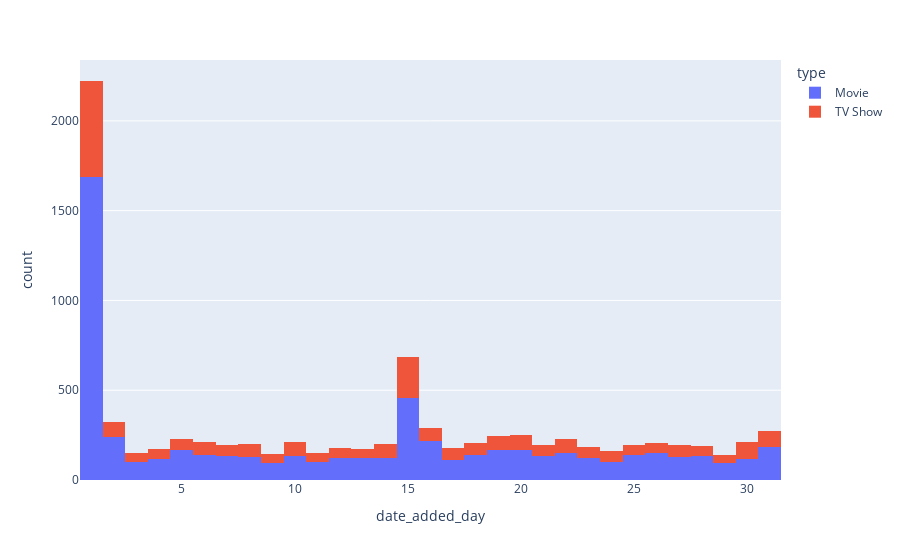

Notebook code cell kept with this figure:
### Code cell
px.histogram(data_import, x='date_added_day',color='type')

### Figure 1 — Plotly figure (JSON) as saved in the notebook; plotly's stock layout.template omitted (floating-point values rounded to 4 significant figures; data arrays with more than 128 entries replaced by an {"elided": "..."} marker saying what was removed)
{"data": [{"alignmentgroup": "True", "bingroup": "x", "hovertemplate": "type=Movie<br>date_added_day=%{x}<br>count=%{y}<extra></extra>", "legendgroup": "Movie", "marker": {"color": "#636efa", "pattern": {"shape": ""}}, "name": "Movie", "offsetgroup": "Movie", "orientation": "v", "showlegend": true, "type": "histogram", "x": {"elided": "6131 int values"}, "xaxis": "x", "yaxis": "y"}, {"alignmentgroup": "True", "bingroup": "x", "hovertemplate": "type=TV Show<br>date_added_day=%{x}<br>count=%{y}<extra></extra>", "legendgroup": "TV Show", "marker": {"color": "#EF553B", "pattern": {"shape": ""}}, "name": "TV Show", "offsetgroup": "TV Show", "orientation": "v", "showlegend": true, "type": "histogram", "x": {"elided": "2676 int values"}, "xaxis": "x", "yaxis": "y"}], "layout": {"barmode": "relative", "legend": {"title": {"text": "type"}, "tracegroupgap": 0}, "margin": {"t": 60}, "xaxis": {"anchor": "y", "domain": [0, 1], "title": {"text": "date_added_day"}}, "yaxis": {"anchor": "x", "domain": [0, 1], "title": {"text": "count"}}}}
